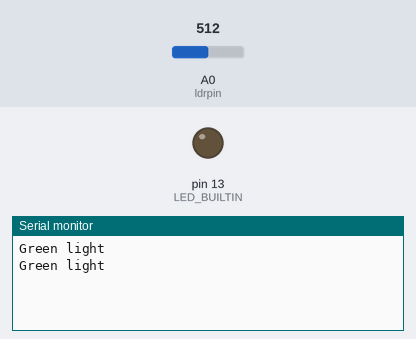
Simulated run of this sketch. Board: Arduino Uno, built with avr-gcc and run on an emulated ATmega328P. On the bench: output pins drawn as LEDs (lit = HIGH), the last lines printed to the serial monitor. Inputs (shaded band) come from the test bench; at power-on: A0 (ldrpin) = 512.

Above: at 1.8 s.
1.9 s: A0 (ldrpin) set to 450
At 2.8 s:
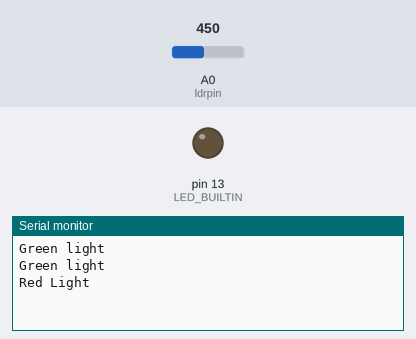
4.5 s: A0 (ldrpin) set to 320
At 5.8 s:
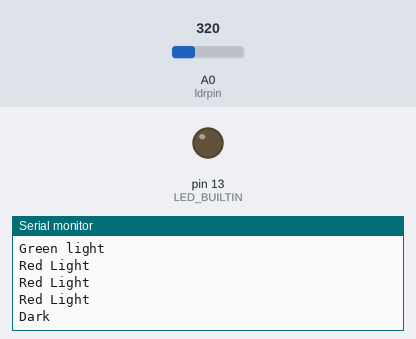

The sketch:

Color_Sensing_code.ino
```cpp
int ldrpin=A0;
void setup() {
  Serial.begin(9600);  //So that we can view the result on the Serial monitor
  pinMode(LED_BUILTIN, OUTPUT);
  pinMode(13,OUTPUT);
  pinMode(ldrpin,INPUT);// Initialize the LED_BUILTIN pin as an output
}

// the loop function runs over and over again forever
void loop() {
  digitalWrite(13,HIGH);
  digitalWrite(LED_BUILTIN, LOW);

  int ans = analogRead(ldrpin);
  //Serial.println(ans);
  if(ans <330)
  Serial.println("Dark");
  else if(ans>=330 && ans <460)
  Serial.println("Red Light");
  else if(ans>=460 and ans<620)
  Serial.println("Green light");
  else if(ans>=620 and ans <=800)
  Serial.println("Blue light");
  else{
  Serial.println("White");   }
  delay(1000);
}
```

Measured:
- after the input at 1.9 s, the serial monitor: prints a new line after 0.10 s (image 1)
- after the input at 4.5 s, the serial monitor: prints a new line after 0.50 s (image 2)
